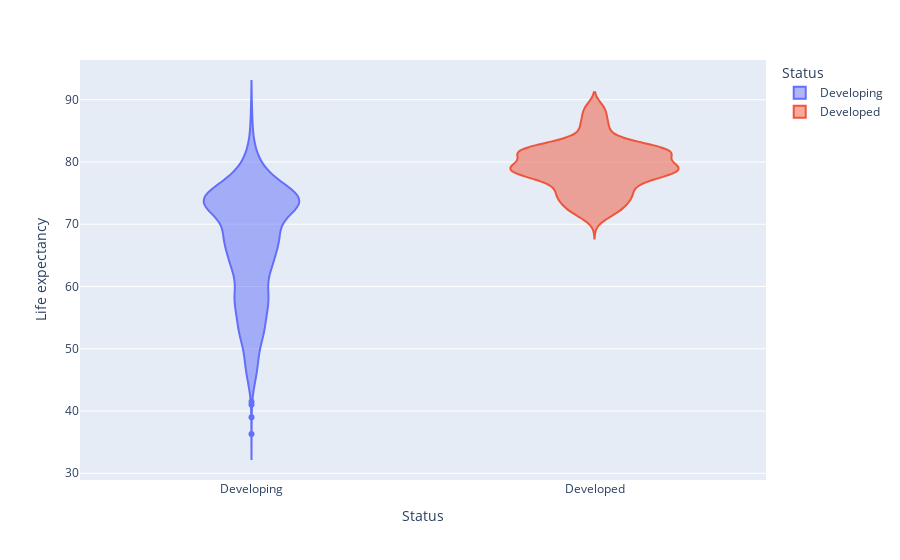

Notebook code for this chart:
### Code cell
pe.violin(df, x='Status', y='Life expectancy ', color=df['Status'])

### Figure 1 — Plotly figure (JSON) as saved in the notebook; plotly's stock layout.template omitted (floating-point values rounded to 4 significant figures; data arrays with more than 128 entries replaced by an {"elided": "..."} marker saying what was removed)
{"data": [{"alignmentgroup": "True", "box": {"visible": false}, "hovertemplate": "Status=%{x}<br>Life expectancy =%{y}<extra></extra>", "legendgroup": "Developing", "marker": {"color": "#636efa"}, "name": "Developing", "offsetgroup": "Developing", "orientation": "v", "scalegroup": "True", "showlegend": true, "type": "violin", "x": {"elided": "2426 str values"}, "x0": " ", "xaxis": "x", "y": {"elided": "2426 float values"}, "y0": " ", "yaxis": "y"}, {"alignmentgroup": "True", "box": {"visible": false}, "hovertemplate": "Status=%{x}<br>Life expectancy =%{y}<extra></extra>", "legendgroup": "Developed", "marker": {"color": "#EF553B"}, "name": "Developed", "offsetgroup": "Developed", "orientation": "v", "scalegroup": "True", "showlegend": true, "type": "violin", "x": {"elided": "512 str values"}, "x0": " ", "xaxis": "x", "y": {"elided": "512 float values"}, "y0": " ", "yaxis": "y"}], "layout": {"legend": {"title": {"text": "Status"}, "tracegroupgap": 0}, "margin": {"t": 60}, "violinmode": "overlay", "xaxis": {"anchor": "y", "categoryarray": ["Developing", "Developed"], "categoryorder": "array", "domain": [0, 1], "title": {"text": "Status"}}, "yaxis": {"anchor": "x", "domain": [0, 1], "title": {"text": "Life expectancy "}}}}
